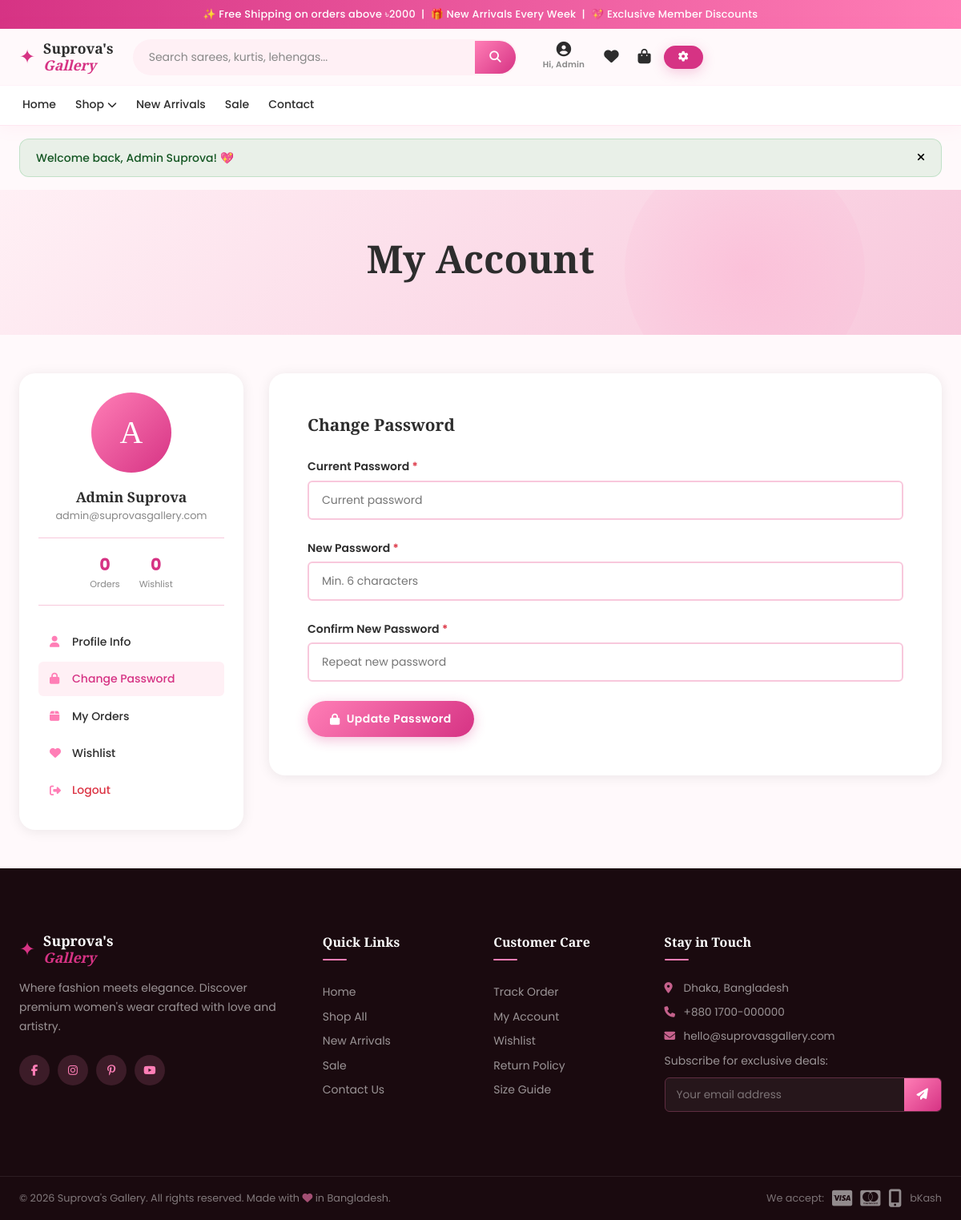
Page /profile.php?tab=password (signed in) on the committed database.
### tables this page shows
CREATE TABLE `users` (
  `id` int(11) NOT NULL AUTO_INCREMENT,
  `name` varchar(100) NOT NULL,
  `email` varchar(150) NOT NULL,
  `phone` varchar(20) DEFAULT NULL,
  `password` varchar(255) NOT NULL,
  `role` enum('customer','admin') NOT NULL DEFAULT 'customer',
  `avatar` varchar(255) DEFAULT NULL,
  `address` text DEFAULT NULL,
  `city` varchar(100) DEFAULT NULL,
  `state` varchar(100) DEFAULT NULL,
  `zip` varchar(20) DEFAULT NULL,
  `is_active` tinyint(1) NOT NULL DEFAULT 1,
  `remember_token` varchar(255) DEFAULT NULL,
  `created_at` timestamp NOT NULL DEFAULT current_timestamp(),
  `updated_at` timestamp NOT NULL DEFAULT current_timestamp() ON UPDATE current_timestamp(),
  PRIMARY KEY (`id`),
  UNIQUE KEY `email` (`email`),
  KEY `idx_role` (`role`),
  KEY `idx_active` (`is_active`)
);

### includes/auth.php (called while the page is built, shortened)
<?php
function getCurrentUser(): ?array {
    $db = getDB();
    $stmt = $db->prepare("SELECT * FROM users WHERE id = ?");
    $stmt->execute([$_SESSION['user_id']]);
    return $stmt->fetch() ?: null;
}

### includes/functions.php (called while the page is built, shortened)
<?php
function e(string $str): string {
    return htmlspecialchars($str, ENT_QUOTES, 'UTF-8');
}

### profile.php (the view, shortened to what this page needs)
<?php
require_once __DIR__ . '/includes/auth.php';
require_once __DIR__ . '/includes/functions.php';
$db = getDB();
$user = getCurrentUser();
$errors = []; $success = '';
$activeTab = $_GET['tab'] ?? 'profile';
$stmt = $db->prepare("SELECT COUNT(*) FROM orders WHERE user_id = ?"); $stmt->execute([$_SESSION['user_id']]); $orderCount = $stmt->fetchColumn();
$stmt2 = $db->prepare("SELECT COUNT(*) FROM wishlist WHERE user_id = ?"); $stmt2->execute([$_SESSION['user_id']]); $wishCount = $stmt2->fetchColumn();
require_once __DIR__ . '/includes/header.php';
?>
<section class="page-hero">
    <div class="container"><h1 class="page-hero-title">My Account</h1></div>
</section>
<div class="profile-page">
    <div class="container">
        <div class="profile-layout">
            <aside class="profile-sidebar">
                <div class="profile-avatar"><?= strtoupper(substr($user['name'], 0, 1)) ?></div>
                <h3 style="font-family:var(--font-heading);font-size:1.1rem;font-weight:700;"><?= e($user['name']) ?></h3>
                <p style="font-size:0.8rem;color:var(--text-muted);"><?= e($user['email']) ?></p>
                <div style="display:flex;justify-content:center;gap:var(--gap-md);margin:var(--gap) 0;padding:var(--gap) 0;border-top:1px solid var(--secondary);border-bottom:1px solid var(--secondary);">
                    <div style="text-align:center;">
                        <strong style="color:var(--accent);font-size:1.3rem;"><?= $orderCount ?></strong>
                        <p style="font-size:0.7rem;color:var(--text-muted);">Orders</p>
                    </div>
                    <div style="text-align:center;">
                        <strong style="color:var(--accent);font-size:1.3rem;"><?= $wishCount ?></strong>
                        <p style="font-size:0.7rem;color:var(--text-muted);">Wishlist</p>
                    </div>
                </div>
                <nav class="profile-nav">
                    <a href="?tab=profile" class="<?= $activeTab === 'profile' ? 'active' : '' ?>"><i class="fas fa-user"></i> Profile Info</a>
                    <a href="?tab=password" class="<?= $activeTab === 'password' ? 'active' : '' ?>"><i class="fas fa-lock"></i> Change Password</a>
                    <a href="<?= SITE_URL ?>/orders.php"><i class="fas fa-box"></i> My Orders</a>
                    <a href="<?= SITE_URL ?>/wishlist.php"><i class="fas fa-heart"></i> Wishlist</a>
                    <a href="<?= SITE_URL ?>/logout.php" style="color:var(--danger)!important;"><i class="fas fa-sign-out-alt"></i> Logout</a>
                </nav>
            </aside>
            <div>
                <?php if ($activeTab === 'profile'): ?>
                <div style="background:var(--white);border-radius:var(--radius-lg);padding:var(--gap-xl);box-shadow:var(--shadow-card);">
                    <h2 style="font-family:var(--font-heading);font-size:1.3rem;font-weight:700;margin-bottom:var(--gap-md);">Profile Information</h2>
                    <form method="POST">
                        <input type="hidden" name="action" value="update_profile">
                        <div class="form-row">
                            <div class="form-group">
                                <label class="form-label">Full Name <span>*</span></label>
                                <input class="form-control" type="text" name="name" value="<?= e($user['name']) ?>" required>
                                <?php if (isset($errors['name'])): ?><div class="form-error"><?= e($errors['name']) ?></div><?php endif; ?>
                            </div>
                            <div class="form-group">
                                <label class="form-label">Phone</label>
                                <input class="form-control" type="tel" name="phone" value="<?= e($user['phone']) ?>" placeholder="01XXXXXXXXX">
                                <?php if (isset($errors['phone'])): ?><div class="form-error"><?= e($errors['phone']) ?></div><?php endif; ?>
                            </div>
                        </div>
                        <div class="form-group">
                            <label class="form-label">Email</label>
                            <input class="form-control" type="email" value="<?= e($user['email']) ?>" disabled style="opacity:0.6;">
                            <p style="font-size:0.75rem;color:var(--text-muted);margin-top:4px;">Email cannot be changed.</p>
                        </div>
                        <div class="form-group">
                            <label class="form-label">Address</label>
                            <textarea class="form-control" name="address" rows="2" placeholder="Your address"><?= e($user['address']) ?></textarea>
                        </div>
                        <div class="form-row">
                            <div class="form-group">
                                <label class="form-label">City</label>
                                <input class="form-control" type="text" name="city" value="<?= e($user['city']) ?>">
                            </div>
                            <div class="form-group">
                                <label class="form-label">Division</label>
                                <select class="form-control" name="state">
                                    <?php foreach (['Dhaka','Chittagong','Rajshahi','Khulna','Sylhet','Barisal','Rangpur','Mymensingh'] as $d): ?>
                                        <option <?= $user['state'] === $d ? 'selected' : '' ?>><?= $d ?></option>
                                    <?php endforeach; ?>
                                </select>
                            </div>
                            <div class="form-group">
                                <label class="form-label">Postal Code</label>
                                <input class="form-control" type="text" name="zip" value="<?= e($user['zip']) ?>">
                            </div>
                        </div>
                        <button type="submit" class="btn btn-primary"><i class="fas fa-save"></i> Save Changes</button>
                    </form>
                </div>
                <?php elseif ($activeTab === 'password'): ?>
                <div style="background:var(--white);border-radius:var(--radius-lg);padding:var(--gap-xl);box-shadow:var(--shadow-card);">
                    <h2 style="font-family:var(--font-heading);font-size:1.3rem;font-weight:700;margin-bottom:var(--gap-md);">Change Password</h2>
                    <form method="POST">
                        <div class="form-group">
                            <label class="form-label">Current Password <span>*</span></label>
                            <input class="form-control <?= isset($errors['current']) ? 'is-invalid' : '' ?>" type="password" name="current_password" placeholder="Current password">
                        </div>
                        <div class="form-group">
                            <label class="form-label">New Password <span>*</span></label>
                            <input class="form-control <?= isset($errors['new']) ? 'is-invalid' : '' ?>" type="password" name="new_password" placeholder="Min. 6 characters">
                        </div>
                        <div class="form-group">
                            <label class="form-label">Confirm New Password <span>*</span></label>
                            <input class="form-control <?= isset($errors['confirm']) ? 'is-invalid' : '' ?>" type="password" name="confirm_password" placeholder="Repeat new password">
                        </div>
                        <button type="submit" class="btn btn-primary"><i class="fas fa-lock"></i> Update Password</button>
                    </form>
                </div>
                <?php endif; ?>
            </div>
        </div>
    </div>
</div>
<?php require_once __DIR__ . '/includes/footer.php'; ?>

### assets/css/style.css (style rules this page uses)
:root { --primary: #FF7EB6; --primary-dark: #e5669e; --primary-light: #FFB3D1; --secondary: #F8C8DC; --accent: #D63384; --accent-dark: #b02070; --bg: #FFF9FB; --bg-alt: #fff0f5; --text: #2D2D2D; --text-muted: #888; --text-light: #bbb; --white: #ffffff; --black: #111; --success: #28a745; --warning: #ffc107; --danger: #dc3545; --info: #17a2b8; --font-heading: 'Playfair Display', Georgia, serif; --font-body: 'Poppins', system-ui, sans-serif; --gap-xs: 0.25rem; --gap-sm: 0.5rem; --gap: 1rem; --gap-md: 1.5rem; --gap-lg: 2rem; --gap-xl: 3rem; --gap-xxl: 5rem; --radius-sm: 6px; --radius: 12px; --radius-lg: 20px; --radius-full: 999px; --shadow-sm: 0 2px 8px rgba(255,126,182,0.12); --shadow: 0 4px 24px rgba(255,126,182,0.18); --shadow-lg: 0 8px 40px rgba(214,51,132,0.18); --shadow-card:0 2px 16px rgba(0,0,0,0.08); --transition: all 0.3s cubic-bezier(0.4,0,0.2,1); --transition-fast: all 0.15s ease; --container-max: 1280px; --nav-height: 70px; }
*, *::before, *::after { box-sizing: border-box; margin: 0; padding: 0; }
html { scroll-behavior: smooth; font-size: 16px; }
body { font-family: var(--font-body); background: var(--bg); color: var(--text); line-height: 1.6; overflow-x: hidden; }
a { text-decoration: none; color: inherit; transition: var(--transition-fast); }
button { cursor: pointer; border: none; background: none; font-family: inherit; }
input, textarea, select { font-family: inherit; }
.container { width: 100%; max-width: var(--container-max); margin: 0 auto; padding: 0 var(--gap-md); }
.btn { display: inline-flex; align-items: center; justify-content: center; gap: 8px; padding: 12px 28px; font-size: 0.875rem; font-weight: 600; border-radius: var(--radius-full); transition: var(--transition); cursor: pointer; white-space: nowrap; letter-spacing: 0.03em; }
.btn-primary { background: linear-gradient(135deg, var(--primary) 0%, var(--accent) 100%); color: #fff; box-shadow: 0 4px 15px rgba(214,51,132,0.3); }
.form-group { margin-bottom: var(--gap-md); }
.form-label { display: block; font-size: 0.875rem; font-weight: 600; margin-bottom: 6px; color: var(--text); }
.form-label span { color: var(--danger); }
.form-control { width: 100%; padding: 12px 16px; border: 2px solid var(--secondary); border-radius: var(--radius-sm); font-size: 0.875rem; color: var(--text); background: var(--white); outline: none; transition: var(--transition); }
.page-hero { background: linear-gradient(135deg, var(--bg-alt), var(--secondary)); padding: var(--gap-xl) 0; text-align: center; position: relative; overflow: hidden; }
.page-hero::before { content: ''; position: absolute; width: 300px; height: 300px; background: radial-gradient(circle, rgba(255,126,182,0.2), transparent); top: -50px; right: 10%; border-radius: 50%; }
.page-hero-title { font-family: var(--font-heading); font-size: clamp(1.8rem, 4vw, 3rem); font-weight: 700; color: var(--text); margin-bottom: 8px; }
.profile-page { padding: var(--gap-xl) 0; }
.profile-layout { display: grid; grid-template-columns: 280px 1fr; gap: var(--gap-lg); align-items: start; }
.profile-sidebar { background: var(--white); border-radius: var(--radius-lg); padding: var(--gap-md); box-shadow: var(--shadow-card); text-align: center; }
.profile-avatar { width: 100px; height: 100px; border-radius: 50%; background: linear-gradient(135deg, var(--primary), var(--accent)); display: flex; align-items: center; justify-content: center; font-size: 2.5rem; color: #fff; margin: 0 auto var(--gap); font-family: var(--font-heading); }
.profile-nav { margin-top: var(--gap-md); text-align: left; }
.profile-nav a { display: flex; align-items: center; gap: 10px; padding: 10px 14px; border-radius: var(--radius-sm); font-size: 0.875rem; font-weight: 500; color: var(--text); transition: var(--transition-fast); margin-bottom: 4px; }
.profile-nav a:hover, .profile-nav a.active { background: var(--bg-alt); color: var(--accent); }
.profile-nav a i { width: 18px; color: var(--primary); }

### rows in the picture
users: name "A", name "Admin Suprova", email "admin@suprovasgallery.com"

### other values in the picture
explode(' ', $_SESSION['user_name'])[0] "Admin"
$flash['message'] "Welcome back, Admin Suprova! 💖"
$orderCount "0"
$wishCount "0"
